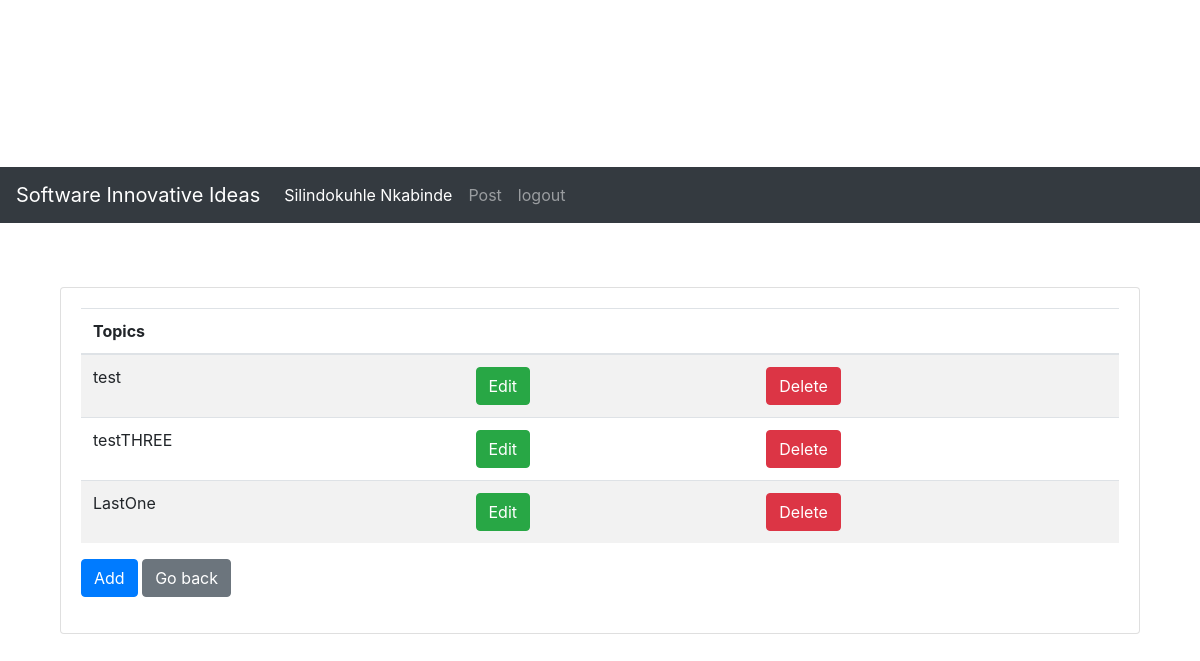
Before: /topics/5 with the older database file.
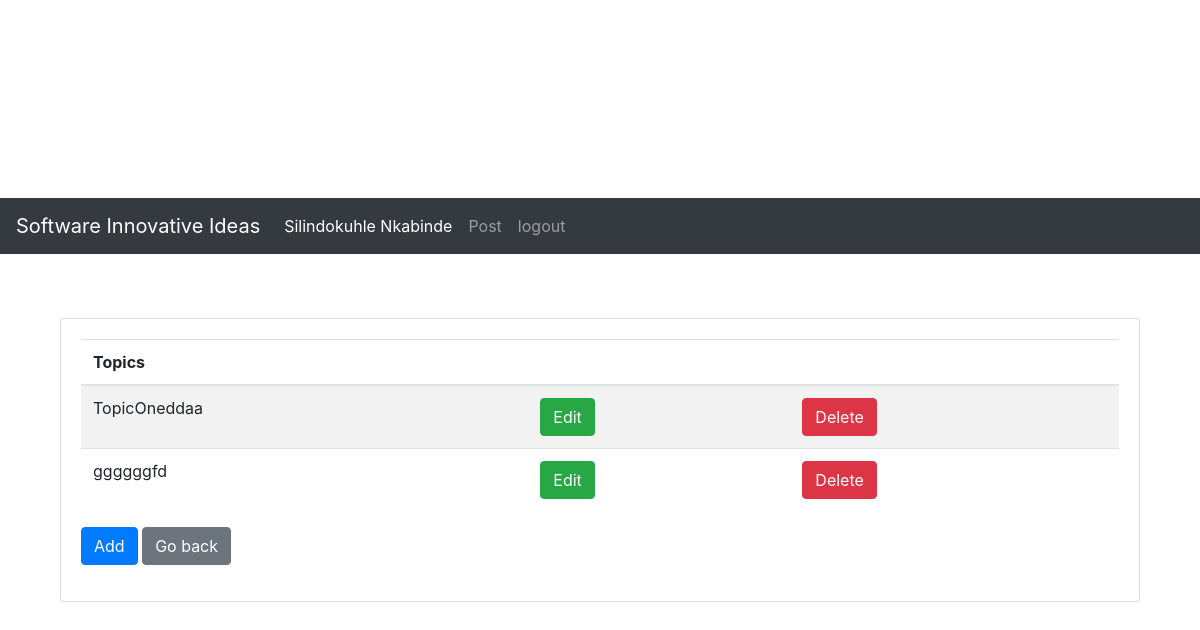
After: the same page with the newer database file.
### blog/models.py (models this page shows)
class Topics(models.Model):
	topic = models.CharField(max_length=255)
	topic_date = models.DateTimeField(max_length=50)

### blog/views.py (the view)
# urls.py: path('topics/<int:userid>', views.topics, name='topics'),
def topics(request, userid):
    print(userid)
    listtopicsqueryresult = topics_queries.list_topics_query();
    if listtopicsqueryresult["success"] == True:
        template = loader.get_template('topics.html')
        context = {"topics": listtopicsqueryresult["result"], "userid": userid}
        return HttpResponse(template.render(context, request))
    template = loader.get_template('topics.html')
    context = {"userid": userid}
    return HttpResponse(template.render(context, request))

### blog/topics_queries.py (called while the page is built)
def list_topics_query():
	result = {"success": False, "result": {}, "error": []}
	try:
		list_topics_query_result = Topics.objects.values().distinct()
		if list_topics_query_result is None:
			return result
		else:
			result["success"] = True
			result["result"] = list_topics_query_result
			result["error"] = []
			return result
		return result
	except Exception as error:
			result["success"] = False
			result["result"] = {}
			result["error"].append(error)
	return result

### blog/templates/topics.html (shortened to what this page needs)
﻿<!DOCTYPE html>
{% load static %}
<html lang="en" xmlns="http://www.w3.org/1999/xhtml">
<head>
    <link rel="stylesheet" href="{% static '.\bootstrap\dist\css\bootstrap.css' %}">
    <link rel="stylesheet" href="{% static '.\bootstrap\dist\css\website\landing.css' %}">
</head>
<body>
    <nav class="navbar navbar-expand-lg navbar-dark bg-dark">
        <a class="navbar-brand" href="#">Software Innovative Ideas</a>
        <div class="collapse navbar-collapse" id="navbarSupportedContent">
            <ul class="navbar-nav mr-auto">
                <li class="nav-item active">
                    <a class="nav-link" href="./myprofile.html">Silindokuhle Nkabinde<span class="sr-only">(current)</span></a>
                </li>
                <li class="nav-item">
                    <a class="nav-link" href="/addidea/{{userid}}">Post</a>
                </li>
                <li class="nav-item">
                    <a class="nav-link" href="/logout/">logout</a>
                </li>
            </ul>
        </div>
    </nav>
    <div class="pt-5 container">
        <div class="row">
            <div class="col-md-12">
                <div class="pt-3 pb-4 container ">
                    <div class="pb-3 card">
                        <div class="card-body">
                            <table class="table table-striped">
                                <thead>
                                    <tr>
                                        <th>Topics</th>
                                        <th></th>
                                        <th></th>
                                    </tr>
                                </thead>
                                <tbody>
                                    {% for x in topics %}
                                    <tr>
                                        <td>{{ x.topic }}</td>
                                        <td><a href="/edittopic/{{x.id}}/{{userid}}" class="btn btn-success">Edit</a></td>
                                        <td><a href="/deletetopic/{{x.id}}/{{userid}}" class="btn btn-danger">Delete</a></td>
                                    </tr>
                                    {% endfor %}
                                </tbody>
                            </table>
                            <a href="/addtopic/{{userid}}" class="btn btn-primary">Add</a>
                            <a href="/landing/{{userid}}" class="btn btn-secondary">Go back</a>
                        </div>
                    </div>
                </div>
            </div>
        </div>
    </div>
</body>
</html>

Changed rows visible on the page:
removed Topics: topic "test"
removed Topics: topic "testTHREE"
removed Topics: topic "LastOne"
added Topics: topic "TopicOneddaa"
added Topics: topic "ggggggfd"
